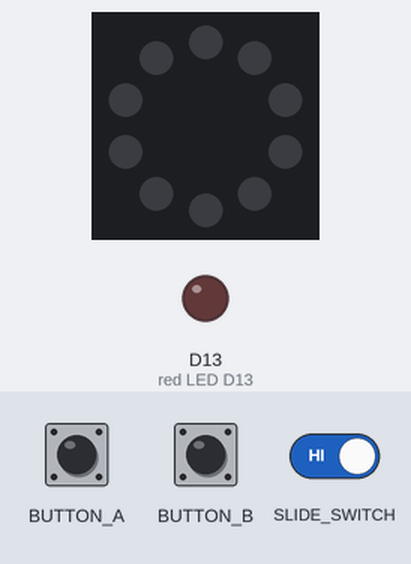
A program run on a simulated Circuit Playground running CircuitPython. Parts: the board's ring of 10 RGB LEDs (number 0 left of the top, counting anticlockwise), output pins drawn as LEDs (lit = HIGH). Inputs (shaded band) come from the test bench. Dim RGB values are drawn brighter than linear.

Above: at 1.2 s.
1.3 s: button A pressed for 1 s
At 1.45 s:
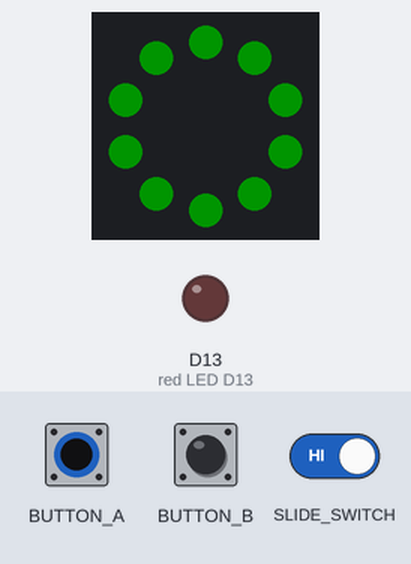
3.8 s: button B pressed for 0.15 s
At 5.2 s:
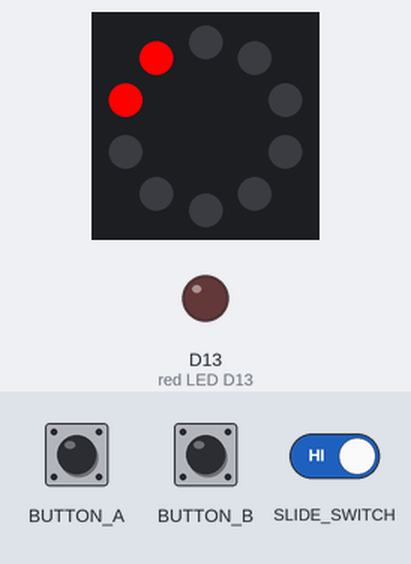
6.9 s: button B pressed for 3.2 s
13.1 s: button B pressed for 1 s
Timing chart, 0 to 16.1 s (numbered marks = the images above; inputs shaded):
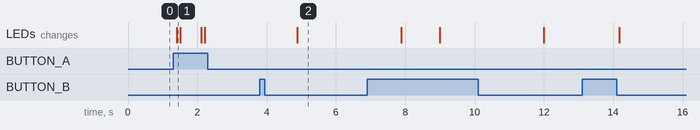

Measured:
- after the input at 1.3 s, the LEDs: change after 0.10 s (image 1)
- after the input at 3.8 s, the LEDs: change after 1.1 s (image 2)

The program:

code.py
```python
""" A recordkeeping game, designed to measure the rate of an event.

The initial use case is in a production environment, producing X items every
Y minutes.  Rate display takes the form of a gauge, and total daily production
up to 999 units can be displayed as coded lights.

Hardware used is an Adafruit Circuit Playground Express.  As configured, we
utilize an external button and the count event occurs when we supply voltage
to pad A1, though the user can change the pad or find an alternate signaling
method.  A backup/demo mode can be accessed via moving the slider switch on the
CPX toward button A, allowing use of button A to signal a count.  The
orientation is micro-USB port to the 'bottom' of the gauge.

Goals can be set via the variables in the main() function.

Original work by R. Pfaff, licensed under the GNU GPLv3.0"""

import time
import board
import digitalio

from adafruit_circuitplayground.express import cpx

""" Set hardware initial state."""
tch_pd = board.A1
io_button = digitalio.DigitalInOut(tch_pd)
io_button.switch_to_input(pull=digitalio.Pull.DOWN)
cpx.red_led = False

def flash_once(color=(0,20,0)):
    """ A single flash of all lights."""

    cpx.pixels.fill(color)
    time.sleep(0.1)
    cpx.pixels.fill((0,0,0))

def spin_lights(color=(255,255,255)):
    """ A display of two opposing lights, rotating around the CPX."""

    for i in range(10):
        for x in range(5):
            cpx.pixels.fill((0,0,0))
            cpx.pixels[x] = color
            cpx.pixels[x+5] = color
    cpx.pixels.fill((0,0,0))

def strip_old(r_tot, now, record_period):
    """ Remove old timestamps from the rolling total."""

    if len(r_tot) > 0 and r_tot[0] < (now - record_period):
        r_tot.pop(0)
    return r_tot

def set_color(i):
    """ Set a color gradient to illuminate a gauge from red through green.

    End user can feel free to adjust color schemes to whatever."""

    if i >= 8:
        return (0, 255, 0)
    elif i == 7:
        return (100, 255, 0)
    elif i == 6:
        return (175, 255, 0)
    elif i == 5 or i == 4:
        return (255, 255, 0)
    elif i == 3:
        return (255, 180, 0)
    elif i == 2:
        return (255, 100, 0)
    elif i <= 1:
        return (255, 0, 0)

def show_day_total(total):
    """ Use the neopixels to display a daily total.

    As configured, color codes are as follows:
        Hundreds digit: Green
        Tens digit: Yellow
        Ones digit: Red
        Zeros for tens and ones (ie, 100) are represented by
        a placeholder of 3 flashes of the red status LED."""

    # Establish display schemes
    def show_digit(d, color):
        for i in range(d):
            cpx.pixels[i] = color
        time.sleep(3)
        cpx.pixels.fill((0,0,0))

    def blink_red():
        for i in range(3):
            cpx.red_led = True
            time.sleep(0.75)
            cpx.red_led = False
            time.sleep(0.75)

    # Blank the display
    cpx.pixels.fill((0,0,0))
    time.sleep(1)

    # Find each digit
    d3 = total // 100
    if d3 > 10: d3 = 10
    d2 = (total - (d3 * 100)) // 10
    d1 = total - (d3 * 100) - (d2 * 10)

    # Show hundreds
    if d3 > 0:
        show_digit(d3, (0,255,0)) # Edit this for a different color

    # Show tens or placeholder
    if d2 > 0:
        show_digit(d2, (255,255,0)) # Edit this for a different color
    elif d2 == 0 and d3 > 0:
        blink_red()

    # Show ones or placeholder
    if d1 > 0:
        show_digit(d1, (255,0,0)) # Edit this for a different color
    elif d1 == 0:
        blink_red()

def main():
    """ The overall driver for the gauge application."""

    # Set initial variables
    t1 = time.monotonic() # Set a baseline time so we can reset daily.
    rolling_total = []
    day_total = 0
    goal_display = False

    # These variables will contain option settings for the gauge.
    goal = 120 # Production goal PER RECORD PERIOD, not the daily goal.
    gauge_intensity = 0.20 # Effectively a dimmer for the gauge.
    record_period = (60 * 60) # Number of seconds before data is discarded.

    while True:
        t_now = time.monotonic() # Grab current time.
        pct_achieved = int((sum([1 for e in rolling_total]) / goal) * 10)

        # Turn on neopixels based on the value of pct_achieved.
        # We are using a reverse index order, so that the gauge 'fills' clockwise
        # starting at the lower left.
        for i in range(0,10):
            if i < pct_achieved and pct_achieved > 0:
                cpx.pixels[9 - i] = tuple(map(lambda x: round(x * gauge_intensity), set_color(i)))
            else:
                cpx.pixels[9 - i] = (0,0,0)

        # Use the slider switch to toggle GPIO or button mode
        if cpx.switch:
            if cpx.button_a: #io_button.value:
                flash_once()
                rolling_total.append(t_now)
                day_total += 1
                time.sleep(0.5)
        else:
            # Reset the digital io pin
            io_button.pull = digitalio.Pull.DOWN
            if io_button.value:
                flash_once()
                rolling_total.append(t_now)
                day_total += 1
                time.sleep(0.5)

        # Use B button to display totals
        if cpx.button_b:
            show_day_total(day_total)

        # Get rid of values older than than the record period.
        rolling_total = strip_old(rolling_total, t_now, record_period)

        # Reset count every 24 hours.
        if t1 > (60 * 60 * 24):
            main()

        # Make a celebratory display once when goal is achieved.
        if len(rolling_total) >= goal and goal_display == False:
            spin_lights()
            goal_display = True
        elif len(rolling_total) < goal:
            goal_display = False

        time.sleep(0.1)

main()
```
